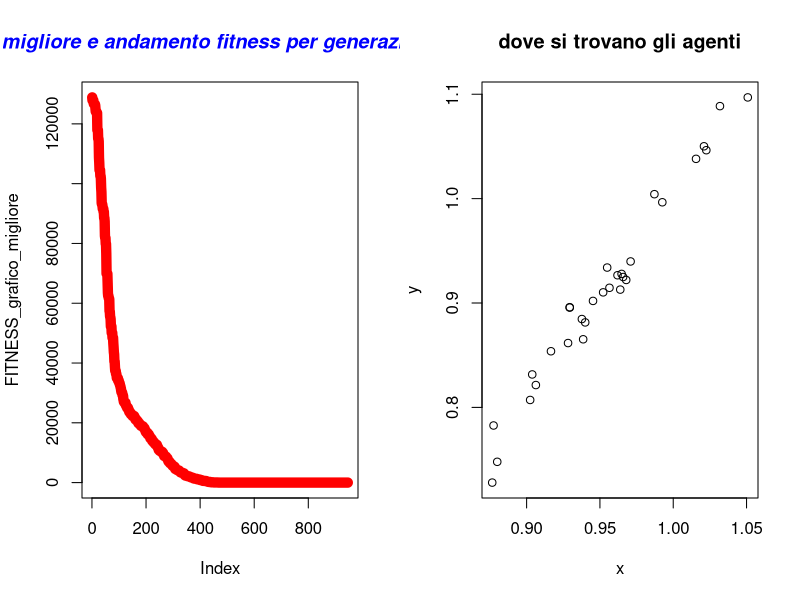

R code for this plot:
#  Author Nicola Bernabè ver 1.0 8/11/2021
# the implemented version of the BAT refers to the following Journal:  Bat Algorithm: A Novel Approach for Global Engineering Optimization
#author Xin-She Yang
#



controllo_intervallo<-function(x,y,ub,lb){
    if(x>ub[1]){
        x<-ub[1]
    }
    if(x<lb[1]){
        x<-lb[1]
    }
    if(y>ub[2]){
        y<-ub[2]
    }
    if(y<lb[2]){
        y<-lb[2]
    }

    return (c(x,y))
}


aggiornamento_posizione<-function(Sciame,MAX_DIMENSION_Sciame,j_iterazioni_particelle,f_min,f_max,ub,lb,BEST_FITNESS,r,A,min_max,FUNZIONE_COSTO){
    #message("f_min ",f_min)
    f_i<-f_min+(f_max-f_min)*runif(1,  0,1)
    
    v_x<-Sciame[3,j_iterazioni_particelle]+(Sciame[1,j_iterazioni_particelle]-BEST_FITNESS[1])*f_i
    v_y<-Sciame[4,j_iterazioni_particelle]+(Sciame[2,j_iterazioni_particelle]-BEST_FITNESS[2])*f_i
    #message(v_x," ",Sciame[3,j_iterazioni_particelle]," ",Sciame[1,j_iterazioni_particelle]," ",BEST_FITNESS[1]," ",f_i)
    x<-Sciame[1,j_iterazioni_particelle]+v_x
    y<-Sciame[2,j_iterazioni_particelle]+v_y
    x_y<-controllo_intervallo(x,y,ub,lb)
    x<-x_y[1]
    y<-x_y[2]
    rand<-runif(1,  0,1)
    if(rand>r){
        x<-BEST_FITNESS[1]+0.1*rnorm(1, mean = 0, sd = 1)
        y<-BEST_FITNESS[2]+0.1*rnorm(1, mean = 0, sd = 1)
    }
    x_y<-controllo_intervallo(x,y,ub,lb)
    x<-x_y[1]
    y<-x_y[2]
    sol<-FUNZIONE_COSTO(x_y[1],x_y[2])
    f_new<-sol
    rand<-runif(1,  0,1)
    if(min_max==-1){#minimizzo
        if(f_new<=Sciame[5,j_iterazioni_particelle]&&(rand<A)){
        Sciame[1,j_iterazioni_particelle]<-x_y[1]
        Sciame[2,j_iterazioni_particelle]<-x_y[2]
        Sciame[3,j_iterazioni_particelle]<-v_x
        Sciame[4,j_iterazioni_particelle]<-v_y
        Sciame[5,j_iterazioni_particelle]<-f_new
        
    }
        if(f_new<f_min){
            f_min<-f_new
            
        }


    }else{#massimizzo
        if(f_new>=Sciame[5,j_iterazioni_particelle]&&(rand<A)){
            Sciame[1,j_iterazioni_particelle]<-x_y[1]
            Sciame[2,j_iterazioni_particelle]<-x_y[2]
            Sciame[3,j_iterazioni_particelle]<-v_x
            Sciame[4,j_iterazioni_particelle]<-v_y
            Sciame[5,j_iterazioni_particelle]<-f_new
            
        }
        if(f_new>f_min){
            f_min<-f_new
            
        }


    }
    
    return(list(Sciame,f_min))
}

#aggiorni migliore fitness
aggiorna_fitness<-function(BEST_FITNESS,Migliore_fitness_generazione){
            BEST_FITNESS[1]<-Migliore_fitness_generazione[1]
            BEST_FITNESS[2]<-Migliore_fitness_generazione[2]
            BEST_FITNESS[3]<-Migliore_fitness_generazione[3]#vx 
            BEST_FITNESS[4]<-Migliore_fitness_generazione[4]#vy 
            BEST_FITNESS[5]<-Migliore_fitness_generazione[5]#fitess corrente
    return(BEST_FITNESS)


}

#scorro su tutti gli individui e cerco il fitneess migliore
controllo_migliore_fitness<-function(Sciame,min_max){
    BEST_FITNESS<-c(Sciame[1,1],Sciame[2,1],Sciame[3,1],Sciame[4,1],Sciame[5,1])
    for(i in 2:dim(Sciame)[2]) {
        if(BEST_FITNESS[5]>Sciame[5,i] && min_max==-1){#ricordo che la riga 8 è fitness corrente
            BEST_FITNESS[1]<-Sciame[1,i]#x 
            BEST_FITNESS[2]<-Sciame[2,i]#y 
            BEST_FITNESS[3]<-Sciame[3,i]#vx 
            BEST_FITNESS[4]<-Sciame[4,i]#vy 
            BEST_FITNESS[5]<-Sciame[5,i]#fitess corrente

        }else if(BEST_FITNESS[5]<Sciame[5,i]  && min_max==1){
            BEST_FITNESS[1]<-Sciame[1,i]#x corrente
            BEST_FITNESS[2]<-Sciame[2,i]#y corrente
            BEST_FITNESS[3]<-Sciame[3,i]#vx 
            BEST_FITNESS[4]<-Sciame[4,i]#vy 
            BEST_FITNESS[5]<-Sciame[5,i]#fitess corrente
        }
    }
    return(c(BEST_FITNESS[1],BEST_FITNESS[2],BEST_FITNESS[3],BEST_FITNESS[4],BEST_FITNESS[5]))
}


#inizializzo la matrice
inizializzazione<-function(ub, lb,MAX_UNKNOWNS,MAX_DIMENSION_Sciame,A,FUNZIONE_COSTO){
    Sciame<-matrix(1:1,nrow <- (MAX_UNKNOWNS*3)+2, ncol <- MAX_DIMENSION_Sciame)#oltre alla x e y ci aggiungo le 2 velocità, poi anche le x e y migliori della particella anche la fitness migliore della particella e quella corrente
    numero_casuale_x<-1
    numero_casuale_y <-1
    for(i in 1:dim(Sciame)[2]) {
        numero_casuale_x <- runif(1, lb[1],ub[1] )
        numero_casuale_y <- runif(1,  lb[2],ub[2])
        Sciame[1,i] <-numero_casuale_x
        Sciame[2,i] <-numero_casuale_y
        Sciame[3,i]<-0#vx
        Sciame[4,i]<-0#vy
        Sciame[5,i] <-FUNZIONE_COSTO(Sciame[1,i],Sciame[2,i])#fitness
    }
    return (Sciame)
}
media_sciame<-function(Sciame,j){
    x_y <- c()
    
    for(i in 1:dim(Sciame)[2]) {
        x_y <- c(x_y,Sciame[j,i])

    }
    return(mean(x_y))
}

aggiorno_file_individui<-function(Sciame,MAX_DIMENSION_Sciame,generazione){
                individuo<-c()
                x<-c()
                y<-c()
                fitness<-c()
                v_x<-c()
                v_y<-c()

                for(i in 1:MAX_DIMENSION_Sciame) {
                    x<-c(x,Sciame[1,i])
                    y<-c(y,Sciame[2,i])
                    fitness<-c(fitness,Sciame[5,i])
                    
                    }
            df<-data.frame(x,y,fitness)
            #nome_file<-"generazione"+generazione+".cvs"
            nome_file = paste("BAT generazione ",generazione,".txt",sep="")
            #write.csv(df, file=nome_file,sep=";",row.names=FALSE)
            write.table(df, file= nome_file,sep=";",row.names=FALSE)
            }

mainBAT<-function(ub,lb,MAX_UNKNOWNS,MAX_DIMENSION_Sciame,Generazioni,STAZIONARIETA,min_max,stampo_generazione,precisione,f_min,f_max,r,A,FUNZIONE_COSTO){
    

    
 
    Sciame<-inizializzazione(ub, lb,MAX_UNKNOWNS,MAX_DIMENSION_Sciame,A,FUNZIONE_COSTO)#inizializzo la popolazione
    BEST_FITNESS<-controllo_migliore_fitness(Sciame,min_max)
    FITNESS_grafico_migliore<-c()
    FITNESS_grafico_migliore_generazione<-c()
    #iterazioni calcolo per trovare il minimo
    indice_stazionarieta<-0#aumenta ad ogni generazione
    n_generazioni<-0

    
    for(i in 1:Generazioni){
        n_generazioni<-i
        for(j_iterazioni_particelle in 1:MAX_DIMENSION_Sciame){#muovo tutte le particelle una volta
            Sciame_lista<-aggiornamento_posizione(Sciame,MAX_DIMENSION_Sciame,j_iterazioni_particelle,f_min,f_max,ub,lb,BEST_FITNESS,r,A,min_max,FUNZIONE_COSTO)
            Sciame<-Sciame_lista[[1]]
            f_min<-Sciame_lista[[2]]


           
        }
        Migliore_fitness_generazione<-controllo_migliore_fitness(Sciame,min_max)
        #message(x_media)
        #message(Migliore_fitness_generazione[1]," ",BEST_FITNESS[1]," x ",x_media)
        #message(Migliore_fitness_generazione[1]," ",Migliore_fitness_generazione[2]," ",Migliore_fitness_generazione[3])
        if(Migliore_fitness_generazione[5]<BEST_FITNESS[5]  && min_max==-1){#minimizzo
            BEST_FITNESS<-aggiorna_fitness(BEST_FITNESS,Migliore_fitness_generazione)
            indice_stazionarieta=0#ritorno a 0 la stazionarietà
            message("migliore soluzione-> x ",BEST_FITNESS[1]," y ",BEST_FITNESS[2]," fitness ",BEST_FITNESS[5])
        }else if(Migliore_fitness_generazione[5]>BEST_FITNESS[5]  && min_max==1){#minimizzo
            BEST_FITNESS<-aggiorna_fitness(BEST_FITNESS,Migliore_fitness_generazione)
            indice_stazionarieta=0#ritorno a 0 la stazionarietà
            message("migliore soluzione-> x ",BEST_FITNESS[1]," y ",BEST_FITNESS[2]," fitness ",BEST_FITNESS[5])
        }
        FITNESS_grafico_migliore<-c(FITNESS_grafico_migliore,BEST_FITNESS[5])
        FITNESS_grafico_migliore_generazione<-c(FITNESS_grafico_migliore_generazione,Migliore_fitness_generazione[5])

        if(indice_stazionarieta>=STAZIONARIETA){
            message("troppo stazionaria ","generazione-> ",i," stazionario->",indice_stazionarieta)
            print(BEST_FITNESS)
            aggiorno_file_individui(Sciame,MAX_DIMENSION_Sciame,i)
            break
        }else{
            indice_stazionarieta=indice_stazionarieta+1
        }
        if((i%%stampo_generazione)==0){#stampo così so che sta facendo qualcosa
            message("generazione-> ",i," stazionario->",indice_stazionarieta)
            aggiorno_file_individui(Sciame,MAX_DIMENSION_Sciame,i)
            

        }
        if(BEST_FITNESS[5]<precisione && min_max==-1){
            message("finito algoritmo BAT, sono riuscito ad avere una soluzione molto buona ed è ",BEST_FITNESS[5]," alla generazione-> ",i)
            aggiorno_file_individui(Sciame,MAX_DIMENSION_Sciame,i)
            break
        }else if(BEST_FITNESS[5]>precisione && min_max==1){
            message("finito algoritmo BAT, sono riuscito ad avere una soluzione molto buona ed è ",BEST_FITNESS[5]," alla generazione-> ",i)
            aggiorno_file_individui(Sciame,MAX_DIMENSION_Sciame,i)
            break
        }
    }
    windows()
    par(mfrow=c(1,2))
    plot(FITNESS_grafico_migliore, type="l", col="red",lwd=10)
    #lines(FITNESS_grafico_migliore_generazione, type="l", col="blue",lty=5)
    title(main="migliore e andamento fitness per generazione", col.main="blue", font.main="4")
    
    x_particelle<-c()
    y_particelle<-c()
    for(x_y in 1:MAX_DIMENSION_Sciame){
        x_particelle<-c(x_particelle,Sciame[1,x_y])
        y_particelle<-c(y_particelle,Sciame[2,x_y])

    }

    plot(x_particelle, y_particelle, xlab="x",ylab="y", main="dove si trovano gli agenti") 
    BEST_FITNESS<-list(BEST_FITNESS,"BAT",n_generazioni)
    return(BEST_FITNESS)
    
 
}

#riesco a trovare la soluzione con questi intervalli 
#ub<-c(1000000000,1000000000)  # upper bound of the unknowns
#lb<-c(-1000000000,-1000000000)  #lower bound of the unknowns


#milione
#ub<-c(1000000,1000000)  # upper bound of the unknowns
#lb<-c(-1000000,-1000000)  #lower bound of the unknowns


#ub<-c(10000,10000)  # upper bound of the unknowns
#lb<-c(-10000,-10000)  #lower bound of the unknowns


ub<-c(100,100)# upper bound of the unknowns
lb<-c(-100,-100)  #lower bound of the unknowns

#ub<-c(512,512)  
#lb<-c(-512,-512)


MAX_UNKNOWNS<-2  #numero variabili
MAX_DIMENSION_Sciame<-30#dimensione popolazione
Generazioni<-1000000000
STAZIONARIETA<-10000
f_min<-0
f_max<-2#ub[1]
r<-0.95
A<-0.95#A_max#puo essere costante o decrescere
min_max<--1#-1 minimizzo,1 massimizzo
stampo_generazione<-STAZIONARIETA/2
#massimizzo
#precisione<-11.999999#Parabolic Function
#precisione<-79.999#rastrigin function 
#precisione<-414.23847913128#Parabolic Function

#minimizzo
precisione<-0.001#
#precisione<--0.999999#Easom function
#precisione<-0.2925789999#Schaffer function N. 4 f(0,+-1.25313)=0.292579
#precisione<--0.999999#per funzioni con minimo negativo
#precisione<--959.6406#Eggholder function   f(512,404.2319)=-959.6407   i domini x e y   ub<-c(512,512)  lb<-c(-512,-512)


FUNZIONE_COSTO<-function(x,y){
    z<-(100*(y-(x)^2)^2)+(1-x)^2#FUNZIONE_COSTO banana  f(1,1)=0
    #z<-((1-x)^2)+100*((y-x^2))^2#Rosenbrock function constrained with a cubic and a line  sol f(1,1)=0
    #z<-(1.5-x+x*y)^2+(2.25-x+x*y^2)^2+(2.625-x+x*y^3)^2#Beale function f(3,0.5)=0
    #z<-0.26*(x^2+y^2)-0.48*x*y#Matyas function f(0,0)=0
    #z<-(sin(3*pi*x))^2+(x-1)^2*(1+sin(3*pi*y))+(y-1)^2*(1+(sin(2*pi*y))^2)#Lévi function N.13  f(1,1)=0
    #z<-0.5+((sin(x^2-y^2))^2-0.5)/(1+0.001*(x^2+y^2))^2#Schaffer function N. 2  f(0,0)=0
    #z<-2*x^2-1.05*x^4+(x^6/6)+x*y+y^2#THREE-HUMP CAMEL FUNCTION xi  [-5, 5]  f(0,0)=0
    #z<-100*sqrt(abs(y-0.01*x^2))+0.01*abs(x+10)#Bukin function N.6 f(-10,1)=0
    #z<--20*exp(-0.2*sqrt((1/2)*(x*x+y*y)))-exp(1/2*((cos(2*pi*x)+cos(2*pi*y))))+20+exp(1)#ACKLEY FUNCTION xi  [-32.768, 32.768]  f(0,0)=0


    #z<-0.5+(((cos(sin(abs(x^2-y^2))))^2 - 0.5)/((1 + 0.001*(x^2+y^2))^2))#Schaffer function N. 4 f(0,+-1.25313)=0.292579

    #con minimo negativo
    #z<--cos(x)*cos(y)*exp(-((x-pi)^2+(y-pi)^2))#Easom function f(pi,pi)=-1  mettere precisione -0.999999
    
    #z<--(y+47)*sin(sqrt(abs(x/2+(y+47))))-x*sin(sqrt(abs(x-(y+47))))#Eggholder function   f(512,404.2319)=-959.6407    
    #precisione<--959.6406999
    #ub<-c(512,512)  
    #lb<-c(-512,-512)


    #massimizzare
    #z<-12-(x^2+y^2)/100 #Parabolic Function  f(0,0)=12 non so ma il massimo è 12
    #z<-80-(20+x^2+y^2-10*(cos(2*pi*x)+cos(2*pi*y)))#rastrigin function f(0,0)=80
    #z<-275-((x^4-16*x^2+5*x*0.5)+(y^4-16*y^2+5*y*0.5)+3)#Styblinski Function f(-2.8667,-2.8667)=414.23847913
    return (z)
}




soluzione<-mainBAT(ub,lb,MAX_UNKNOWNS,MAX_DIMENSION_Sciame,Generazioni,STAZIONARIETA,min_max,stampo_generazione,precisione,f_min,f_max,r,A,FUNZIONE_COSTO)
#print(soluzione)

algoritmo<-c(soluzione[[2]][1])
x<-c(soluzione[[1]][1])
y<-c(soluzione[[1]][2])
fitness<-c(soluzione[[1]][5])
generazioni_soluzione<-c(soluzione[[3]][1])
df<-data.frame(algoritmo,x,y,fitness,generazioni_soluzione)
write.table(df, file="soluzione BAT.txt",sep=";",row.names=FALSE)
